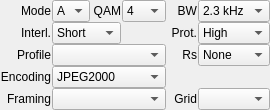
       <widget class="QWidget" name="drmTXTab">
        <attribute name="title">
         <string>DRM</string>
        </attribute>
        <layout class="QGridLayout" name="gridLayout_2">
         <property name="leftMargin">
          <number>0</number>
         </property>
         <property name="topMargin">
          <number>0</number>
         </property>
         <property name="rightMargin">
          <number>0</number>
         </property>
         <property name="bottomMargin">
          <number>0</number>
         </property>
         <property name="horizontalSpacing">
          <number>1</number>
         </property>
         <property name="verticalSpacing">
          <number>0</number>
         </property>
         <item row="0" column="0">
          <widget class="QLabel" name="drmModeLabel">
           <property name="toolTip">
            <string>Robustness: higher letters are more robust, slower</string>
           </property>
           <property name="minimumSize">
            <size>
             <width>30</width>
             <height>0</height>
            </size>
           </property>
           <property name="text">
            <string>Mode</string>
           </property>
           <property name="alignment">
            <set>Qt::AlignRight|Qt::AlignTrailing|Qt::AlignVCenter</set>
           </property>
           <property name="wordWrap">
            <bool>false</bool>
           </property>
          </widget>
         </item>
         <item row="0" column="1">
          <widget class="QComboBox" name="drmTxModeComboBox">
           <property name="toolTip">
            <string>Robustness: higher letters are more robust, slower</string>
           </property>
           <property name="sizeAdjustPolicy">
            <enum>QComboBox::AdjustToContents</enum>
           </property>
           <item>
            <property name="text">
             <string>A</string>
            </property>
           </item>
           <item>
            <property name="text">
             <string>B</string>
            </property>
           </item>
           <item>
            <property name="text">
             <string>E</string>
            </property>
           </item>
          </widget>
         </item>
         <item row="0" column="2">
          <widget class="QLabel" name="drmQAMLabel">
           <property name="toolTip">
            <string>QAM level: 4 is most robust, 64 is fastest</string>
           </property>
           <property name="minimumSize">
            <size>
             <width>30</width>
             <height>0</height>
            </size>
           </property>
           <property name="text">
            <string>QAM</string>
           </property>
           <property name="alignment">
            <set>Qt::AlignRight|Qt::AlignTrailing|Qt::AlignVCenter</set>
           </property>
           <property name="wordWrap">
            <bool>false</bool>
           </property>
          </widget>
         </item>
         <item row="0" column="3">
          <widget class="QComboBox" name="drmTxQAMComboBox">
           <property name="toolTip">
            <string>QAM level: 4 is most robust, 64 is fastest</string>
           </property>
           <property name="sizeAdjustPolicy">
            <enum>QComboBox::AdjustToContents</enum>
           </property>
           <item>
            <property name="text">
             <string>4</string>
            </property>
           </item>
           <item>
            <property name="text">
             <string>16</string>
            </property>
           </item>
           <item>
            <property name="text">
             <string>64</string>
            </property>
           </item>
          </widget>
         </item>
         <item row="0" column="4">
          <widget class="QLabel" name="drmBandwidthLabel">
           <property name="toolTip">
            <string>Bandwidth: wider is faster (4.8 kHz: VHF/UHF FM only)</string>
           </property>
           <property name="minimumSize">
            <size>
             <width>30</width>
             <height>0</height>
            </size>
           </property>
           <property name="text">
            <string>BW</string>
           </property>
           <property name="alignment">
            <set>Qt::AlignRight|Qt::AlignTrailing|Qt::AlignVCenter</set>
           </property>
           <property name="wordWrap">
            <bool>false</bool>
           </property>
          </widget>
         </item>
         <item row="0" column="5">
          <widget class="QComboBox" name="drmTxBandwidthComboBox">
           <property name="toolTip">
            <string>Bandwidth: wider is faster (4.8 kHz: VHF/UHF FM only)</string>
           </property>
            <property name="sizeAdjustPolicy">
             <enum>QComboBox::AdjustToContents</enum>
            </property>
            <item>
            <property name="text">
             <string>2.3 kHz</string>
            </property>
           </item>
           <item>
            <property name="text">
             <string>2.8 kHz</string>
            </property>
           </item>
           <item>
            <property name="text">
             <string>4.8 kHz</string>
            </property>
           </item>
          </widget>
         </item>
         <item row="1" column="0">
          <widget class="QLabel" name="drmInterleavelabel">
           <property name="toolTip">
            <string>Interleaving: Long survives longer fades, adds delay</string>
           </property>
           <property name="minimumSize">
            <size>
             <width>30</width>
             <height>0</height>
            </size>
           </property>
           <property name="text">
            <string>Interl.</string>
           </property>
           <property name="alignment">
            <set>Qt::AlignRight|Qt::AlignTrailing|Qt::AlignVCenter</set>
           </property>
           <property name="wordWrap">
            <bool>false</bool>
           </property>
          </widget>
         </item>
         <item row="1" column="1" colspan="2">
          <widget class="QComboBox" name="drmTxInterleaveComboBox">
           <property name="toolTip">
            <string>Interleaving: Long survives longer fades, adds delay</string>
           </property>
           <item>
            <property name="text">
             <string>Short</string>
            </property>
           </item>
           <item>
            <property name="text">
             <string>Long</string>
            </property>
           </item>
          </widget>
         </item>
         <item row="1" column="4">
          <widget class="QLabel" name="drmProtectionLabel">
           <property name="toolTip">
            <string>Error protection: High is more robust, slower</string>
           </property>
           <property name="minimumSize">
            <size>
             <width>30</width>
             <height>0</height>
            </size>
           </property>
           <property name="text">
            <string>Prot.</string>
           </property>
           <property name="alignment">
            <set>Qt::AlignRight|Qt::AlignTrailing|Qt::AlignVCenter</set>
           </property>
           <property name="wordWrap">
            <bool>false</bool>
           </property>
          </widget>
         </item>
         <item row="1" column="5">
          <widget class="QComboBox" name="drmTxProtectionComboBox">
           <property name="toolTip">
            <string>Error protection: High is more robust, slower</string>
           </property>
           <property name="sizeAdjustPolicy">
            <enum>QComboBox::AdjustToContents</enum>
           </property>
           <item>
            <property name="text">
             <string>High</string>
            </property>
           </item>
           <item>
            <property name="text">
             <string>Low</string>
            </property>
           </item>
          </widget>
         </item>
         <item row="2" column="0">
          <widget class="QLabel" name="drmProfileLabel">
           <property name="toolTip">
            <string>Saved DRM settings (Configuration &gt; DRM)</string>
           </property>
           <property name="text">
            <string>Profile</string>
           </property>
           <property name="alignment">
            <set>Qt::AlignRight|Qt::AlignTrailing|Qt::AlignVCenter</set>
           </property>
          </widget>
         </item>
         <item row="2" column="1" colspan="3">
          <widget class="QComboBox" name="drmProfileComboBox">
           <property name="toolTip">
            <string>Saved DRM settings (Configuration &gt; DRM)</string>
           </property>
           <property name="maximumSize">
            <size>
             <width>16777215</width>
             <height>25</height>
            </size>
           </property>
          </widget>
         </item>
         <item row="2" column="4">
          <widget class="QLabel" name="drmReadSolomonLabel">
           <property name="toolTip">
            <string>Reed-Solomon for files: RS1-RS4 more robust, slower</string>
           </property>
           <property name="minimumSize">
            <size>
             <width>30</width>
             <height>0</height>
            </size>
           </property>
           <property name="text">
            <string>Rs</string>
           </property>
           <property name="alignment">
            <set>Qt::AlignRight|Qt::AlignTrailing|Qt::AlignVCenter</set>
           </property>
           <property name="wordWrap">
            <bool>false</bool>
           </property>
          </widget>
         </item>
         <item row="2" column="5">
          <widget class="QComboBox" name="drmTxReedSolomonComboBox">
           <property name="toolTip">
            <string>Reed-Solomon for files: RS1-RS4 more robust, slower</string>
           </property>
           <property name="sizeAdjustPolicy">
            <enum>QComboBox::AdjustToContents</enum>
           </property>
           <item>
            <property name="text">
             <string>None</string>
            </property>
           </item>
           <item>
            <property name="text">
             <string>RS1</string>
            </property>
           </item>
           <item>
            <property name="text">
             <string>RS2</string>
            </property>
           </item>
           <item>
            <property name="text">
             <string>RS3</string>
            </property>
           </item>
           <item>
            <property name="text">
             <string>RS4</string>
            </property>
           </item>
          </widget>
         </item>
         <item row="3" column="0">
          <widget class="QLabel" name="drmEncodingLabel">
           <property name="text">
            <string>Encoding</string>
           </property>
           <property name="alignment">
            <set>Qt::AlignRight|Qt::AlignTrailing|Qt::AlignVCenter</set>
           </property>
          </widget>
         </item>
         <item row="3" column="1" colspan="3">
          <widget class="QComboBox" name="drmEncodingComboBox">
           <property name="toolTip">
            <string>JPEG2000: progressive preview. AVIF: cleaner when small.</string>
           </property>
           <item>
            <property name="text">
             <string>JPEG2000</string>
            </property>
           </item>
           <item>
            <property name="text">
             <string>AVIF</string>
            </property>
           </item>
          </widget>
         </item>
         <item row="4" column="0">
          <widget class="QLabel" name="drmFramingLabel">
           <property name="text">
            <string>Framing</string>
           </property>
           <property name="alignment">
            <set>Qt::AlignRight|Qt::AlignTrailing|Qt::AlignVCenter</set>
           </property>
          </widget>
         </item>
         <item row="4" column="1" colspan="3">
          <widget class="QComboBox" name="drmResizeComboBox">
           <property name="toolTip">
            <string>How the picture fits the frame: Stretch, Crop, Fit, Free</string>
           </property>
          </widget>
         </item>
         <item row="4" column="4">
          <widget class="QLabel" name="drmGridLabel">
           <property name="text">
            <string>Grid</string>
           </property>
           <property name="alignment">
            <set>Qt::AlignRight|Qt::AlignTrailing|Qt::AlignVCenter</set>
           </property>
          </widget>
         </item>
         <item row="4" column="5">
          <widget class="QComboBox" name="drmGridComboBox">
           <property name="toolTip">
            <string>Pictures in a grid; right-click a cell for options</string>
           </property>
          </widget>
         </item>
        </layout>
       </widget>
